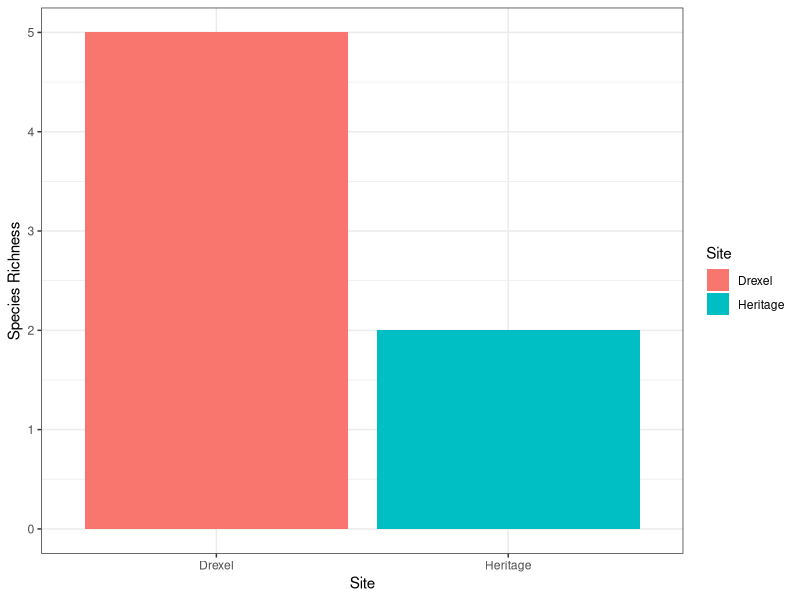
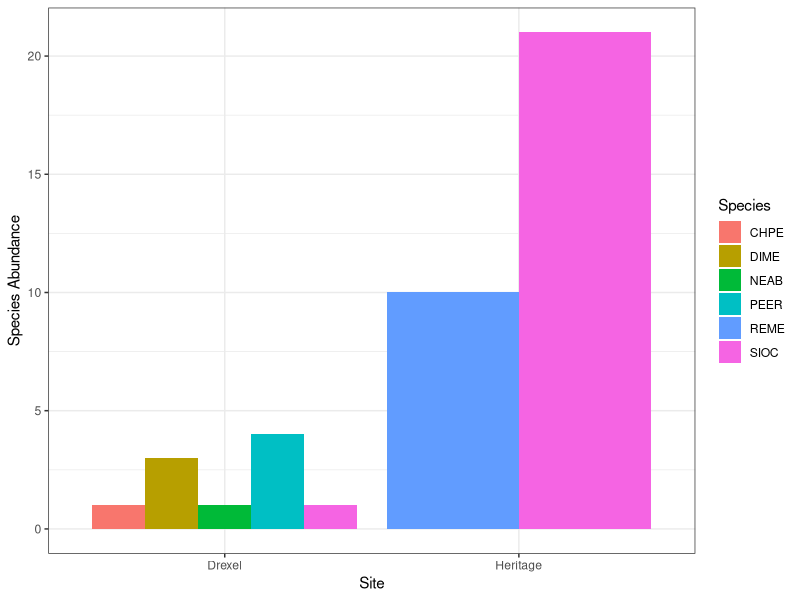
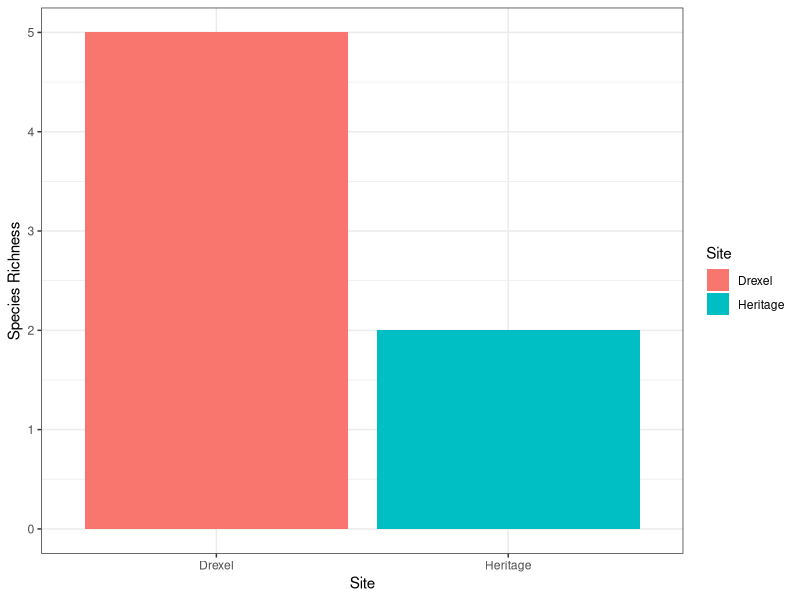
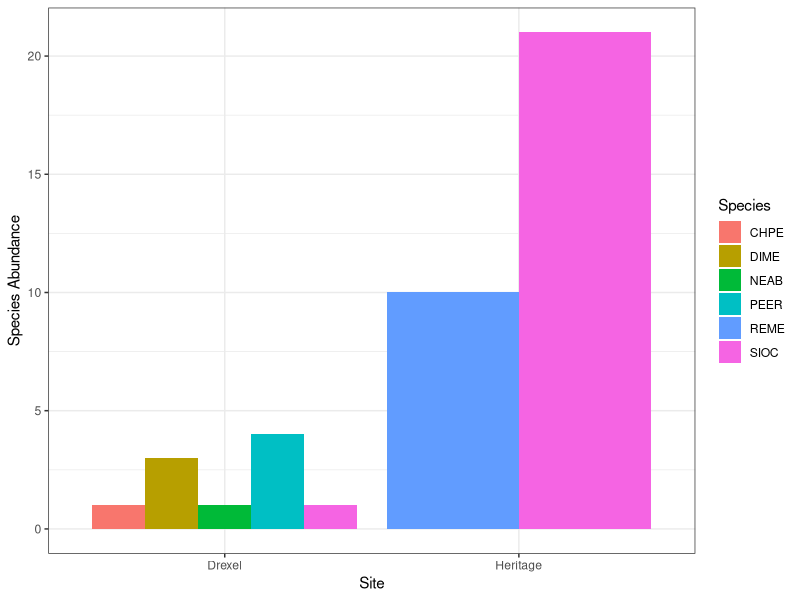

Write R code to recreate these figures, in order.
# Species Richness
# EGO EKB
# Feb 2023

# Data and Packages
library(tidyverse)

capture <- read_csv("data/capture_raw.csv")

# Calculate Species Richness

# removed unclear species
sp_richness <- capture %>% 
  filter(Species != "SIOC?", Species != "DIME?", Species != "DI")

# Overall Species Richness

# create list of species overall
overall_sp_list <- sp_richness %>% 
  distinct(Species)
# count species overall
overall_sp_count <- count(overall_sp_list)

# Site-Specific Species Richness

# create list of species found per site
site_sp_list <- sp_richness %>% 
  group_by(Site) %>% 
  distinct(Species) 
# count number of species per site
site_sp_count <- site_sp_list %>% 
  group_by(Site) %>% 
  summarise(n_species = n())

# Plot Site-Specific Richness

ggplot(site_sp_count, aes(x = Site, y = n_species, fill = Site)) +
  geom_col() +
  ylab("Species Richness") +
  theme_bw() 
ggsave("output/site_sp_richness.png", width = 4, height = 4)


# Abundance Calculation Without Recaptures

# removed ? and NA
fixed_recaptures <- capture %>% 
  mutate(`Status (R/N)` = stringr::str_remove(`Status (R/N)`, "\\?"),
         `Status (R/N)` = replace_na(`Status (R/N)`,"N"))

fixed_abundance <- filter(fixed_recaptures, `Status (R/N)` != "R",
       Species != "SIOC?", Species != "DIME?", Species != "DI") %>% 
  group_by(Site, Species) %>% 
  count()

fixed_abund_site <- xtabs(n~Site, fixed_abundance)

ggplot(fixed_abundance, aes(x = Site, y = n, fill = Species)) +
  geom_bar(stat= 'identity', position='dodge') +
  ylab("Species Abundance") +
  theme_bw()

ggsave("output/species_abundance_per_site.png", width = 6, height = 4)

fixed_recap_abund <- fixed_recaptures %>% 
  filter(`Status (R/N)` == "R", Species != "SIOC?", Species != "DIME?", Species != "DI") %>% 
group_by(Site, Species) %>% 
  summarize(n_recap=n())

recap_rate <- full_join(fixed_abundance, fixed_recap_abund) %>% 
  mutate(recap_rate = n_recap/n)

shannon_index <- fixed_abundance %>% 
  group_by(Site) %>% 
  mutate(Site_Total=sum(n),
         Proportion=n/Site_Total,
         lnProp=log(Proportion),
         Prop_x_lnProp = Proportion*lnProp) %>% 
  summarise(ShannonIndex=-sum(Prop_x_lnProp))

recapture_rate <- fixed_recaptures %>% 
  group_by(Species, Site)
